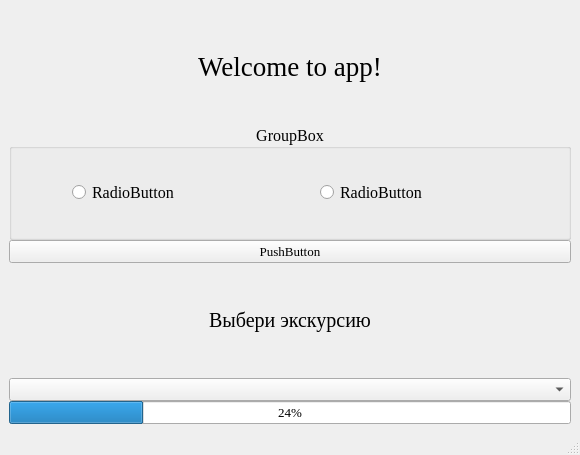
<?xml version="1.0" encoding="UTF-8"?>
<ui version="4.0">
 <class>MainWindow</class>
 <widget class="QMainWindow" name="MainWindow">
  <property name="geometry">
   <rect>
    <x>0</x>
    <y>0</y>
    <width>580</width>
    <height>455</height>
   </rect>
  </property>
  <property name="windowTitle">
   <string>MainWindow</string>
  </property>
  <widget class="QWidget" name="mainWidget">
   <property name="enabled">
    <bool>true</bool>
   </property>
   <property name="font">
    <font>
     <family>Times New Roman</family>
     <pointsize>10</pointsize>
    </font>
   </property>
   <layout class="QVBoxLayout" name="verticalLayout">
    <property name="spacing">
     <number>0</number>
    </property>
    <item>
     <widget class="QLabel" name="appTitle">
      <property name="font">
       <font>
        <pointsize>20</pointsize>
       </font>
      </property>
      <property name="text">
       <string>Welcome to app!</string>
      </property>
      <property name="alignment">
       <set>Qt::AlignCenter</set>
      </property>
     </widget>
    </item>
    <item>
     <widget class="QGroupBox" name="groupBoxButtons">
      <property name="font">
       <font>
        <family>Times New Roman</family>
        <pointsize>12</pointsize>
        <kerning>true</kerning>
       </font>
      </property>
      <property name="title">
       <string>GroupBox</string>
      </property>
      <property name="alignment">
       <set>Qt::AlignCenter</set>
      </property>
      <property name="flat">
       <bool>false</bool>
      </property>
      <property name="checkable">
       <bool>false</bool>
      </property>
      <layout class="QHBoxLayout" name="groupBoxlayout">
       <property name="spacing">
        <number>9</number>
       </property>
       <property name="leftMargin">
        <number>60</number>
       </property>
       <property name="topMargin">
        <number>9</number>
       </property>
       <property name="rightMargin">
        <number>9</number>
       </property>
       <property name="bottomMargin">
        <number>9</number>
       </property>
       <item>
        <widget class="QRadioButton" name="radioButtonLeft">
         <property name="text">
          <string>RadioButton</string>
         </property>
        </widget>
       </item>
       <item>
        <widget class="QRadioButton" name="radioButtonRight">
         <property name="text">
          <string>RadioButton</string>
         </property>
        </widget>
       </item>
      </layout>
     </widget>
    </item>
    <item>
     <widget class="QPushButton" name="actionButton">
      <property name="text">
       <string>PushButton</string>
      </property>
     </widget>
    </item>
    <item>
     <widget class="QLabel" name="comboBoxLabel">
      <property name="font">
       <font>
        <pointsize>15</pointsize>
       </font>
      </property>
      <property name="text">
       <string>Выбери экскурсию</string>
      </property>
      <property name="alignment">
       <set>Qt::AlignCenter</set>
      </property>
     </widget>
    </item>
    <item>
     <widget class="QComboBox" name="excursion"/>
    </item>
    <item>
     <widget class="QProgressBar" name="progressScale">
      <property name="value">
       <number>24</number>
      </property>
     </widget>
    </item>
   </layout>
  </widget>
  <widget class="QMenuBar" name="menubar">
   <property name="geometry">
    <rect>
     <x>0</x>
     <y>0</y>
     <width>580</width>
     <height>26</height>
    </rect>
   </property>
  </widget>
  <widget class="QStatusBar" name="statusBar"/>
 </widget>
 <resources/>
 <connections/>
</ui>
